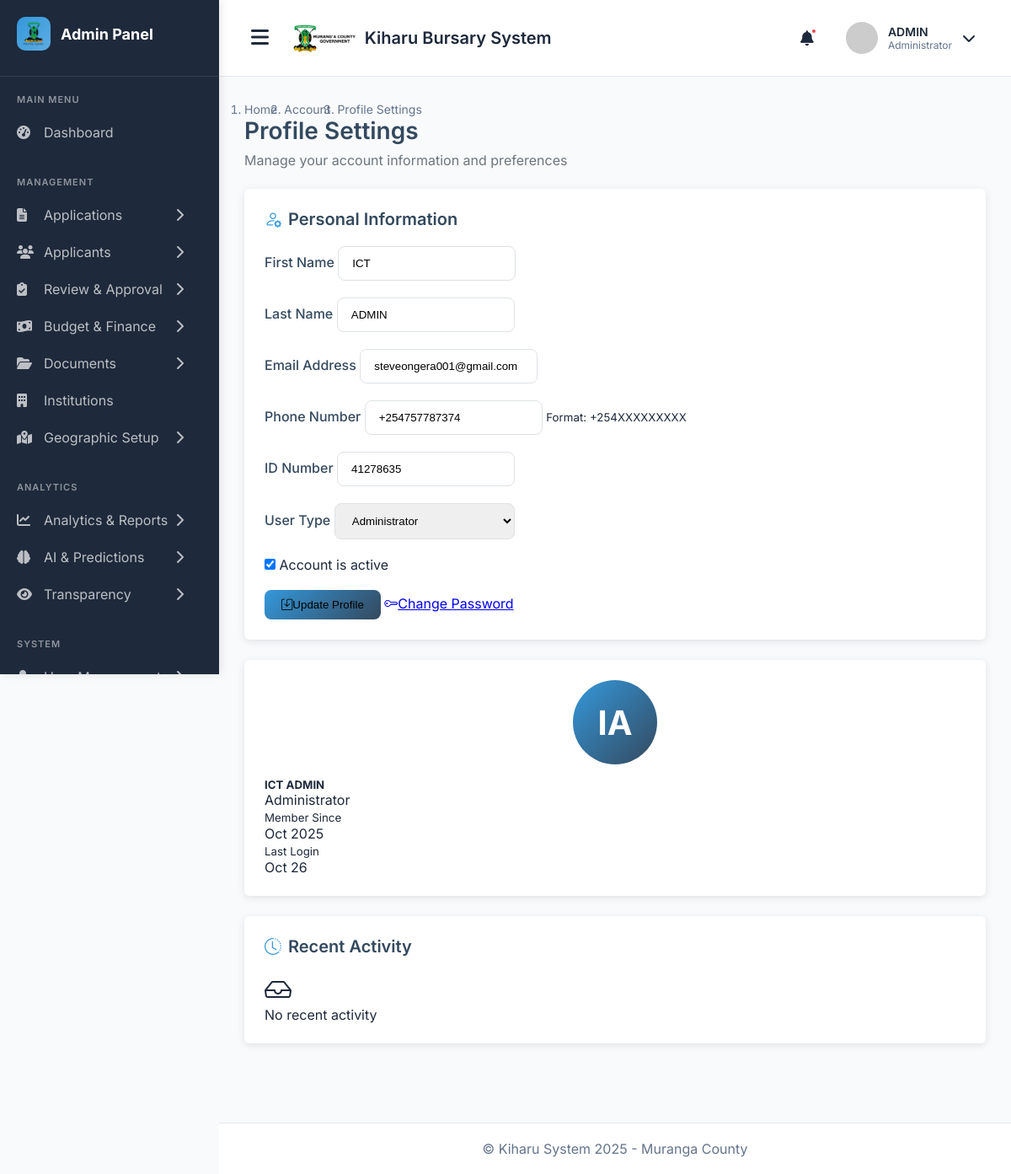
The app's page /admin-profile/ (signed in), older data.
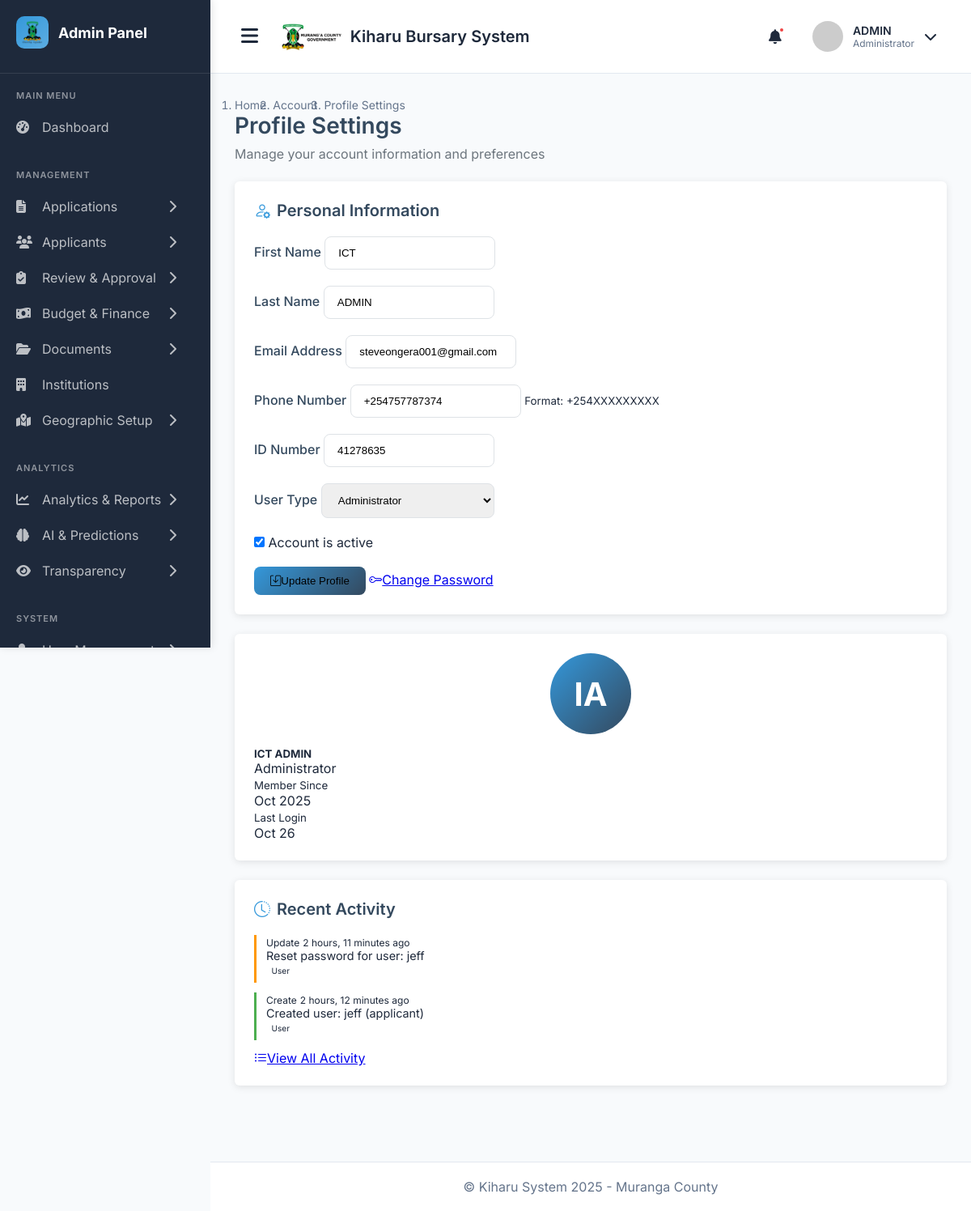
The same page, newer data.
### main_application/models.py (models this page shows, shortened)
class AuditLog(models.Model):
    ACTION_TYPES = (
        ('create', 'Create'),
        ('update', 'Update'),
        ('delete', 'Delete'),
        ('view', 'View'),
        ('approve', 'Approve'),
        ('reject', 'Reject'),
        ('disburse', 'Disburse'),
        ('login', 'Login'),
        ('logout', 'Logout'),
        ('export', 'Export Data'),
        ('print', 'Print Document'),
    )
    user = models.ForeignKey(
        User,
        on_delete=models.SET_NULL,
        null=True,
        related_name='audit_logs'
    )
    action = models.CharField(max_length=20, choices=ACTION_TYPES)
    table_affected = models.CharField(max_length=100)
    record_id = models.CharField(max_length=100, blank=True, null=True)
    description = models.TextField()
    ip_address = models.GenericIPAddressField()
    user_agent = models.TextField(blank=True, null=True)
    old_values = models.JSONField(blank=True, null=True)
    new_values = models.JSONField(blank=True, null=True)
    timestamp = models.DateTimeField(auto_now_add=True)
    class Meta:
        ordering = ['-timestamp']

### main_application/views.py (the view)
# urls.py: path('admin-profile/', views.admin_profile_settings, name='admin_profile_settings'),
@login_required
@user_passes_test(is_admin_or_staff)
def admin_profile_settings(request):
    user = request.user
    if request.method == 'POST':
        form = AdminProfileForm(request.POST, instance=user)
        if form.is_valid():
            form.save()
            messages.success(request, 'Profile updated successfully!')
            AuditLog.objects.create(
                user=request.user,
                action='update',
                table_affected='User',
                record_id=str(user.id),
                description=f'Updated profile information',
                ip_address=request.META.get('REMOTE_ADDR', '127.0.0.1')
            )
            return redirect('admin_profile_settings')
    else:
        form = AdminProfileForm(instance=user)
    recent_activities = AuditLog.objects.filter(user=user).order_by('-timestamp')[:10]
    context = {
        'form': form,
        'user': user,
        'recent_activities': recent_activities,
        'page_title': 'Profile Settings',
    }
    return render(request, 'admin/profile_settings.html', context)

### main_application/views.py (called while the page is built)
def is_admin_or_staff(user):
    return user.is_authenticated and (user.is_staff or user.user_type in ['admin', 'reviewer', 'finance'])

### templates/admin/profile_settings.html (shortened to what the changed rows need)
{% extends 'admin_base.html' %}
{% load static %}
{% block content %}
<div class="container-fluid">
    <div class="row">
        <div class="col-lg-4">
            <div class="profile-card">
                {% if recent_activities %}
                    <div class="activity-scroll-container">
                        {% for activity in recent_activities %}
                            <div class="activity-item {{ activity.action }}">
                                <div class="d-flex justify-content-between">
                                    <small class="fw-bold">{{ activity.get_action_display }}</small>
                                    <small class="text-muted">{{ activity.timestamp|timesince }} ago</small>
                                </div>
                                <div class="text-muted small">
                                    {{ activity.description|truncatechars:50 }}
                                </div>
                                {% if activity.table_affected %}
                                    <small class="badge bg-light text-dark">{{ activity.table_affected }}</small>
                                {% endif %}
                            </div>
                        {% endfor %}
                    </div>
                    <div class="text-center mt-3">
                        <a href="{% url 'admin_security_audit' %}" class="btn btn-sm btn-outline-primary">
                            <i class="bi bi-list-ul me-1"></i>View All Activity
                        </a>
                    </div>
                {% else %}
                    <div class="text-center text-muted py-3">
                        <i class="bi bi-inbox fa-2x mb-2" style="font-size: 2rem;"></i>
                        <p>No recent activity</p>
                    </div>
                {% endif %}
            </div>
        </div>
    </div>
</div>
{% endblock %}

Row changes from the older to the newer data that the page shows:
added AuditLog: action "Update", timestamp "2 hours, 11 minutes", description "Reset password for user: jeff", table_affected "User"
added AuditLog: action "Create", timestamp "2 hours, 12 minutes", description "Created user: jeff (applicant)", table_affected "User"
Text that changed along with them:
text no longer shown: "No recent activity"
text now shown: "View All Activity"
